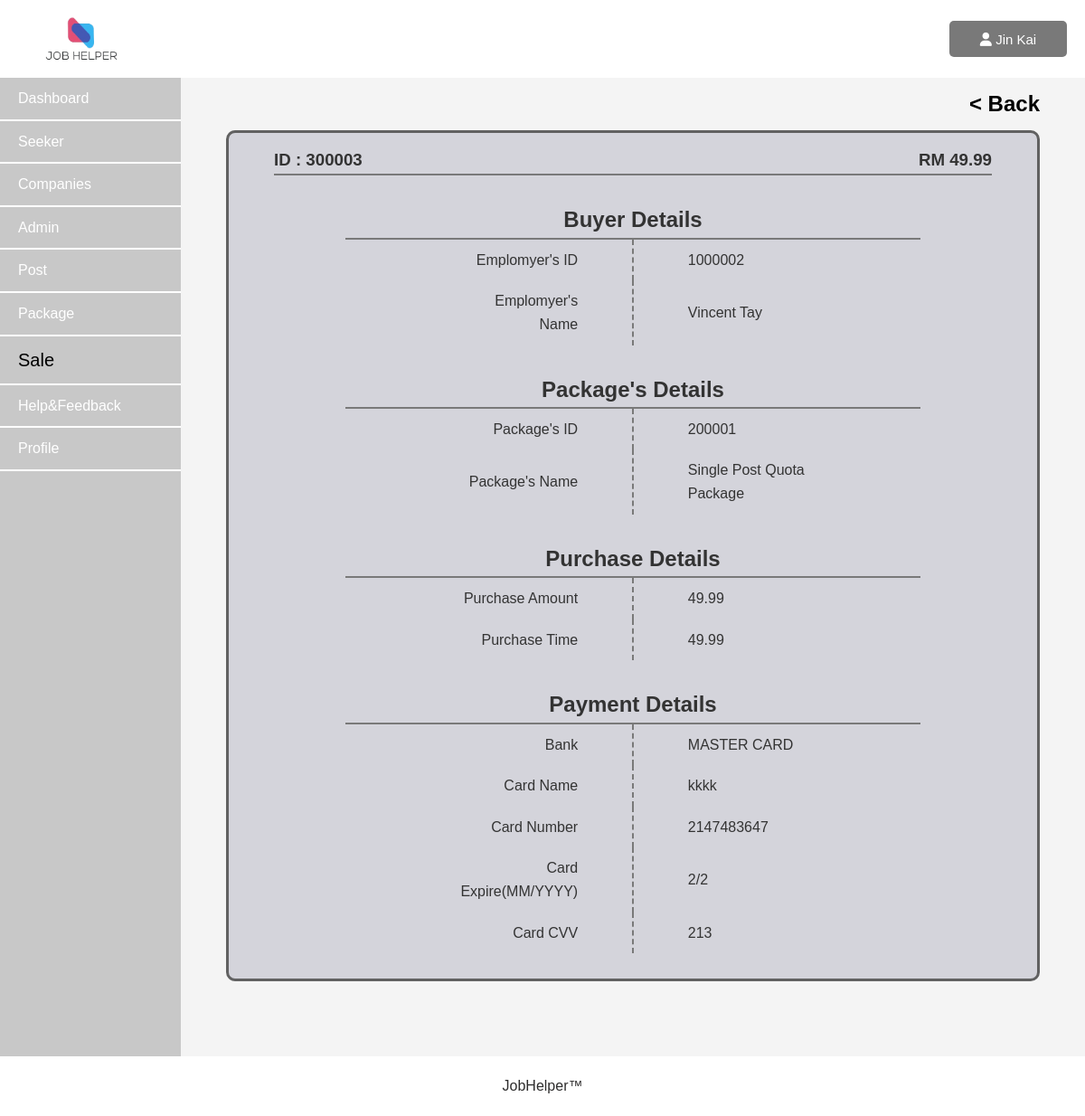
The page /Admin/Asaledetail.php?saleid=300003 (signed in) on the database as committed earlier.
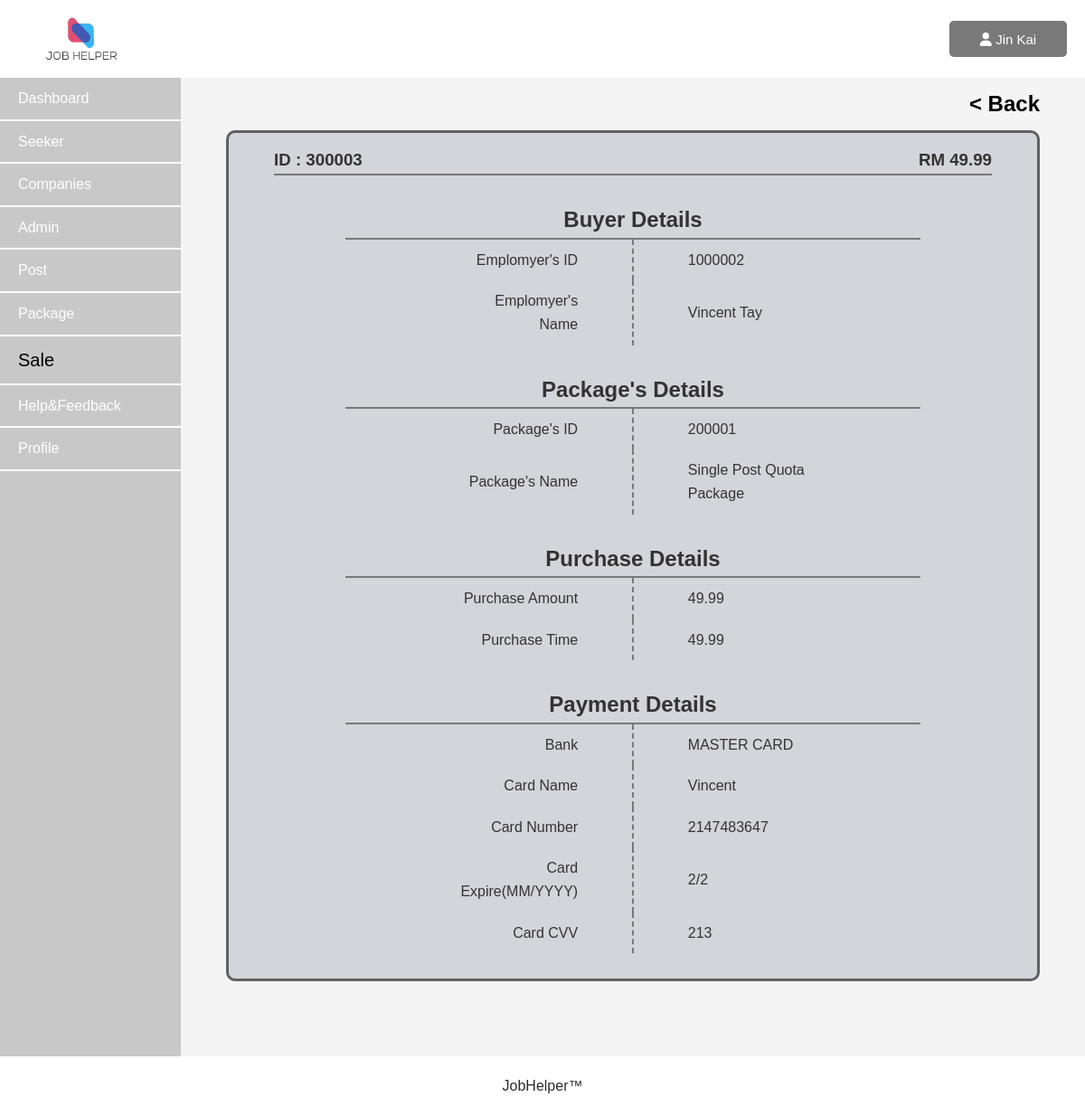
The same page on the database as committed later.
### tables this page shows
CREATE TABLE `sale` 
   (
        `sale_id` int(11) PRIMARY KEY NOT NULL AUTO_INCREMENT,
        `purchase_amount` decimal(10,2) NOT NULL,
        `purchase_time` datetime NOT NULL DEFAULT current_timestamp(),
        `payment_status` varchar(10) NOT NULL,
        `employer_id` int(11) NOT NULL,
        `package_id` int(6) NOT NULL,
        `bank` varchar(100) DEFAULT NULL,
        `card_name` varchar(200) DEFAULT NULL,
        `card_number` int(11) DEFAULT NULL,
        `card_expire_year` int(11) DEFAULT NULL,
        `card_expire_month` int(11) DEFAULT NULL,
        `card_cvv` int(11) DEFAULT NULL
   );

CREATE TABLE employer (
        `id` INT NOT NULL PRIMARY KEY AUTO_INCREMENT,
        `employer_email` varchar(200) NOT NULL,
        `employer_name` varchar(500) NOT NULL,
        `password` varchar(500) NOT NULL,
        `balance` int NOT NULL
  );

CREATE TABLE package 
  (
        `package_id` int AUTO_INCREMENT PRIMARY KEY NOT NULL,
        `package_name` varchar(255) NOT NULL,
        `package_price` decimal(10, 2) NOT NULL,
        `package_description` TEXT,
        `package_post_quota` int(10) NOT NULL,
        `package_sale_status` tinyint(1) 
  );

### Admin/Asaledetail.php (the view, shortened to what this page needs)
<?php
    include("../Admin/Asession.php");
?>
<!DOCTYPE html>
<html lang="en">
<head>
    <link rel="stylesheet" href="Asaledetail.css">
    <link rel="stylesheet" href="https://cdnjs.cloudflare.com/ajax/libs/font-awesome/6.0.0-beta3/css/all.min.css">
</head>
<body>
    <header class="header">
        <img src="../general_image/jobhelper_logo.png" class="logo">
        <div>
            <button class="AdminAcc" onclick="displaybar()">
                <?php
                    $id = $_SESSION['id'];
                    $result = mysqli_query($connect,"SELECT * FROM admin where admin_id='$id'");
                    if($result)
                    {
                        $row = mysqli_fetch_assoc($result);
                        $fname = $row["admin_fname"];
                    }
                ?>
                <i class="fa-solid fa-user"></i><?php echo"   $fname"; ?>
            </button>
        </div>
    </header>
    <div class="container">
        <aside>
            <nav class="Menu">
                <ul>
                    <li><a href="Adashboard.php" >Dashboard</a></li>
                    <li><a href="Aseekermanagement.php">Seeker</a></li>
                    <li><a href="Acompanymanagement.php">Companies</a></li>
                    <li><a href="Aadminmanagement.php">Admin</a></li>
                    <li><a href="Apost.php">Post</a></li>
                    <li><a href="Apackage.php">Package</a></li>
                    <li><a href="Asale.php" id="now">Sale</a></li>
                    <li><a href="Ahelp.php">Help&Feedback</a></li>
                    <li><a href="Aprofile.php">Profile</a></li>
                </ul>
            </nav>
        </aside>
        <main>
            <a href="Asale.php" class="back"><h2>< Back</h2></a>
            <?php
                $id=$_REQUEST['saleid'];
                $result = mysqli_query($connect, "SELECT * FROM sale WHERE sale_id=$id;");
                $row = mysqli_fetch_assoc($result);
                if($row)
                {
                    $employer_id = $row["employer_id"];
                    $employer_result = mysqli_query($connect, "SELECT employer_name FROM employer WHERE id='$employer_id'");
                    $employer_row = mysqli_fetch_assoc($employer_result);
                    $employer_name = $employer_row['employer_name'];
                    $package_id = $row["package_id"];
                    $package_result = mysqli_query($connect, "SELECT package_name FROM package WHERE package_id='$package_id'");
                    $package_row = mysqli_fetch_assoc($package_result);
                    $package_name = $package_row['package_name'];
                    $sale_id = $row["sale_id"];
                    $purchase_amount = $row["purchase_amount"];
                    $bank = $row["bank"];
                    $card_name = $row["card_name"];
                    $card_number = $row["card_number"];
                    $card_expire_year = $row["card_expire_year"];
                    $card_expire_month = $row["card_expire_month"];
                    $card_cvv = $row["card_cvv"];
            ?>
                    <div class="Acontainer">
                        <div class="Aheader">
                            <div class="id">
                                <h3>ID : <?php echo $sale_id; ?></h3>
                            </div>
                            <div class="amount">
                                <h3>RM <?php echo $purchase_amount; ?></h3>
                            </div>
                        </div>
                        <div class="Bcontainer">
                            <div class="Ccontainer">
                                <table>
                                    <h2 class="title">Buyer Details</h2>
                                    <tbody>
                                        <tr>
                                            <td class="td1"></td>
                                            <td class="Atd">Emplomyer's ID</td>
                                            <td class="td2">
                                            <td class="td3">
                                            <td class="valuetd"><?php echo $employer_id; ?></td>
                                            <td class="td4"></td>
                                        </tr>
                                        <tr>
                                            <td class="td1"></td>
                                            <td class="Atd">Emplomyer's Name</td>
                                            <td class="td2">
                                            <td class="td3">
                                            <td class="valuetd"><?php echo $employer_name; ?></td>
                                            <td class="td4"></td>
                                        </tr>
                                    </tbody>
                                </table>
                            </div>
                            <div class="Ccontainer">
                                <table>
                                    <h2 class="title">Package's Details</h2>
                                    <tbody>
                                        <tr>
                                            <td class="td1"></td>
                                            <td class="Atd">Package's ID</td>
                                            <td class="td2">
                                            <td class="td3">
                                            <td class="valuetd"><?php echo $package_id; ?></td>
                                            <td class="td4"></td>
                                        </tr>
                                        <tr>
                                            <td class="td1"></td>
                                            <td class="Atd">Package's Name</td>
                                            <td class="td2">
                                            <td class="td3">
                                            <td class="valuetd"><?php echo $package_name; ?></td>
                                            <td class="td4"></td>
                                        </tr>
                                    </tbody>
                                </table>
                            </div>
                            <div class="Ccontainer">
                                <table>
                                    <h2 class="title">Purchase Details</h2>
                                    <tbody>
                                        <tr>
                                            <td class="td1"></td>
                                            <td class="Atd">Purchase Amount</td>
                                            <td class="td2">
                                            <td class="td3">
                                            <td class="valuetd"><?php echo $purchase_amount; ?></td>
                                            <td class="td4"></td>
                                        </tr>
                                        <tr>
                                            <td class="td1"></td>
                                            <td class="Atd">Purchase Time</td>
                                            <td class="td2">
                                            <td class="td3">
                                            <td class="valuetd"><?php echo $purchase_amount; ?></td>
                                            <td class="td4"></td>
                                        </tr>
                                    </tbody>
                                </table>
                            </div>
                            <div class="Ccontainer">
                                <table>
                                    <h2 class="title">Payment Details</h2>
                                    <tbody>
                                        <tr>
                                            <td class="td1"></td>
                                            <td class="Atd">Bank</td>
                                            <td class="td2">
                                            <td class="td3">
                                            <td class="valuetd"><?php echo $bank; ?></td>
                                            <td class="td4"></td>
                                        </tr>
                                        <tr>
                                            <td class="td1"></td>
                                            <td class="Atd">Card Name</td>
                                            <td class="td2">
                                            <td class="td3">
                                            <td class="valuetd"><?php echo $card_name; ?></td>
                                            <td class="td4"></td>
                                        </tr>
                                        <tr>
                                            <td class="td1"></td>
                                            <td class="Atd">Card Number</td>
                                            <td class="td2">
                                            <td class="td3">
                                            <td class="valuetd"><?php echo $card_number; ?></td>
                                            <td class="td4"></td>
                                        </tr>
                                        <tr>
                                            <td class="td1"></td>
                                            <td class="Atd">Card Expire(MM/YYYY)</td>
                                            <td class="td2">
                                            <td class="td3">
                                            <td class="valuetd"><?php echo $card_expire_month; ?>/<?php echo $card_expire_year; ?></td>
                                            <td class="td4"></td>
                                        </tr>
                                        <tr>
                                            <td class="td1"></td>
                                            <td class="Atd">Card CVV</td>
                                            <td class="td2">
                                            <td class="td3">
                                            <td class="valuetd"><?php echo $card_cvv; ?></td>
                                            <td class="td4"></td>
                                        </tr>
                                    </tbody>
                                </table>
                            </div>
                        </div>
                    </div>
            <?php
                }
            ?>
        </main>
    </div>
    <footer>
        <p>JobHelper&trade;</p>
    </footer>
</body>
</html>

### Admin/Asaledetail.css (style rules this page uses)
* { margin: 0; padding: 0; box-sizing: border-box; }
body { font-family: Arial, sans-serif; background-color: #f4f4f4; color: #333; line-height: 1.6; }
.header { display: flex; justify-content: space-between; align-items: center; background-color: White; color: #333; padding: 10px 20px; }
.logo { height: 50px; width: 80px; margin-left: 30px; margin-top: 8px; margin-bottom: 8px; }
.AdminAcc { color: white; background-color: #797979; padding: 10px; text-align: center; margin-left: 20px; cursor: pointer; border-radius: 5px; border: none; width: 130px; height: 40px; font-size: 15px; }
.container { display: flex; }
aside { width: 200px; background-color: rgb(200,200,200); color: #fff; }
aside nav ul { list-style-type: none; }
aside nav ul li { padding: 10px 20px; border: #fff; border-bottom: 2px solid ; }
aside nav ul li a#now { color: black; font-size: 20px; }
aside nav ul li a { color: #fff; text-decoration: none; }
main { flex: 1; height: 92vh; max-height: 92vh; overflow-y: auto; }
footer { background-color: white; color: #2e2d2d; padding: 20px; text-align: center; }
.back h2 { margin: 50px; margin-bottom: 10px; margin-top: 10px; color: black; }
.back { text-decoration: none; float: right; }
.Acontainer { border: #616161 solid 3px; width: 90%; height: 80vh; margin: auto; margin-top: 50px; background-color: #d4d4db; border-radius: 10px; overflow-y: auto; max-height: 80vh; }
.Aheader { display: flex; margin: 15px; justify-content: space-between; border-bottom: solid 2px #797979; margin-left: 50px; margin-right: 50px; background-color: #d4d4db; position: sticky; top: 0; }
.Bcontainer { width: 80%; margin: auto; border-radius: 5px; margin-bottom: 15px; margin-top: 10px; }
table { width: 80%; border-collapse: collapse; margin: auto; margin-bottom: 10px; }
td { padding: 10px; width: 40vh; }
.Atd { width: 30%; text-align: right; }
.td1 { width: 10%; }
.td2 { border-right: dashed #797979 2px; width: 10%; }
.td3 { width: 10%; }
.td4 { width: 5%; }
.valuetd { width: 35%; }
.Ccontainer { margin-top: 30px; margin-left: 40px; margin-right: 40px; }
.title { text-align: center; border-bottom: #797979 solid 2px; }

Rows that differ between the two databases and show on the page:
changed sale "MASTER CARD": card_name "kkkk" → "Vincent"
